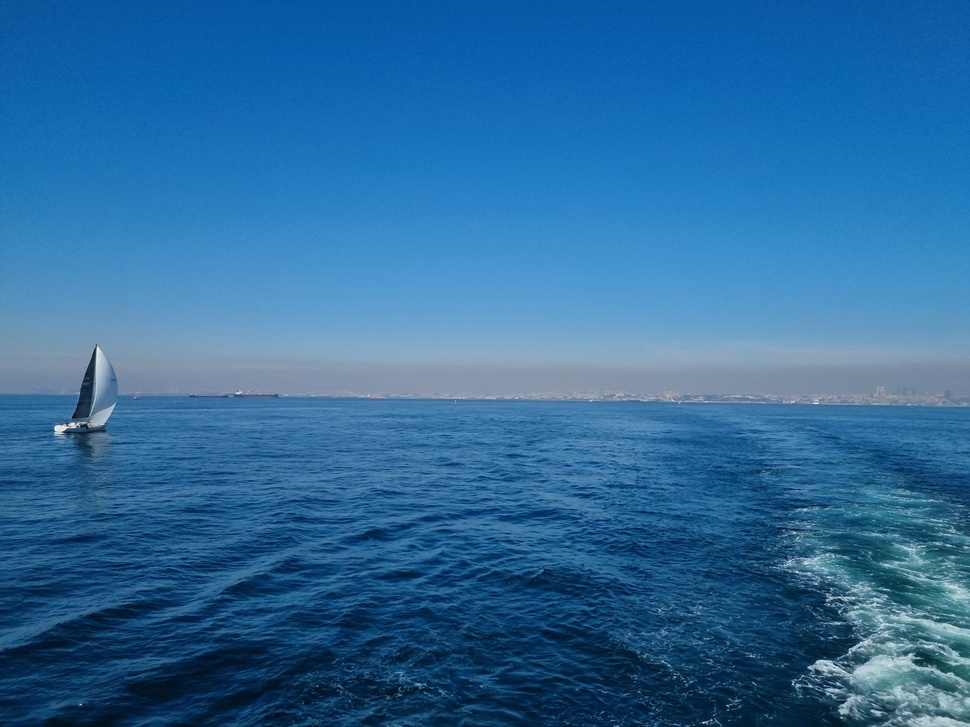
#> input picture original/20220910_114842.jpg, 970 x 727 px, shrunk from 4000 x 3000 before the run; its folder holds only this picture in this run
$ python Blur_generator.py
#> lines starting #> are read from the running program, lines starting #| are printed output that depends on the picture
import cv2
import os

base_dir = os.path.dirname(os.path.abspath(__file__))
input_folder = os.path.join(base_dir, "original")

sigmas = [2, 4, 6, 8]

for sigma in sigmas:
    os.makedirs(f"blurred_sigma{sigma}", exist_ok=True)

for filename in os.listdir(input_folder):
    if filename.lower().endswith((".jpg", ".jpeg", ".png")):

        img_path = os.path.join(input_folder, filename)

        image = cv2.imread(img_path, cv2.IMREAD_COLOR)
#> image is the input picture: shape (727, 970, 3); mean B, G, R 156.5, 106.8, 45.1

        #  KRİTİK KONTROL
        if image is None:
            print("HATA: açılamadı ->", img_path)
            continue

        for sigma in sigmas:

            ksize = int(6 * sigma + 1)
            if ksize % 2 == 0:
                ksize += 1

            blurred = cv2.GaussianBlur(image, (ksize, ksize), sigma)

            output_path = os.path.join(f"blurred_sigma{sigma}", filename)
            cv2.imwrite(output_path, blurred)
#> this loop made 4 passes
#> pass 2, `blurred = cv2.GaussianBlur(image, (ksize, ksize), sigma)`:
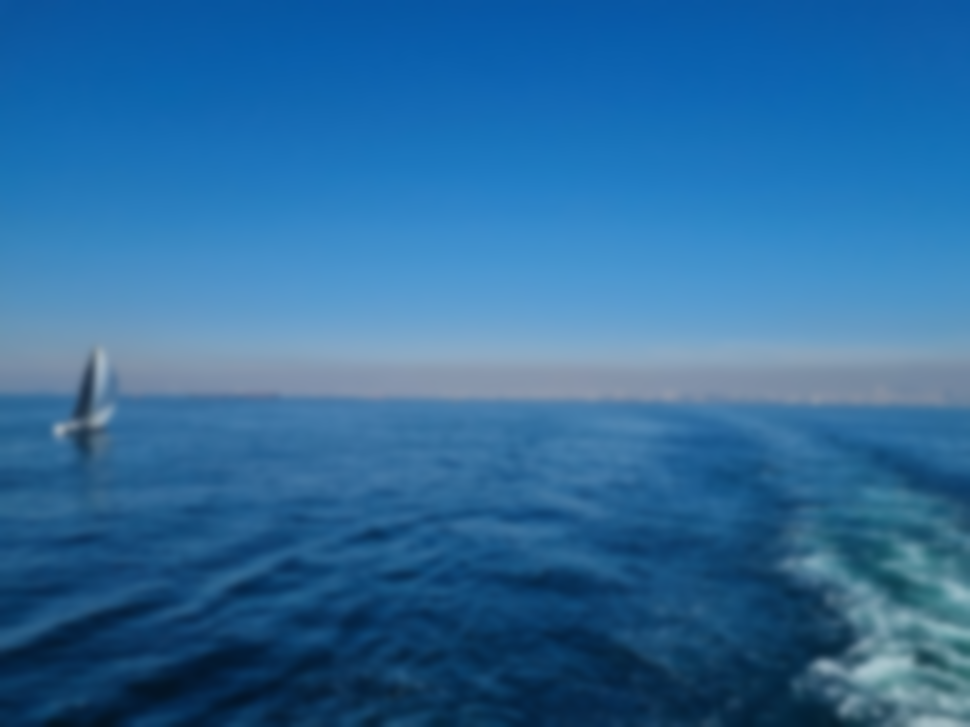
#> blurred: shape (727, 970, 3); mean B, G, R 156.5, 106.8, 45.1

print("Blur işlemi tamamlandı.")

$ run again, on original/20220910_163900.jpg
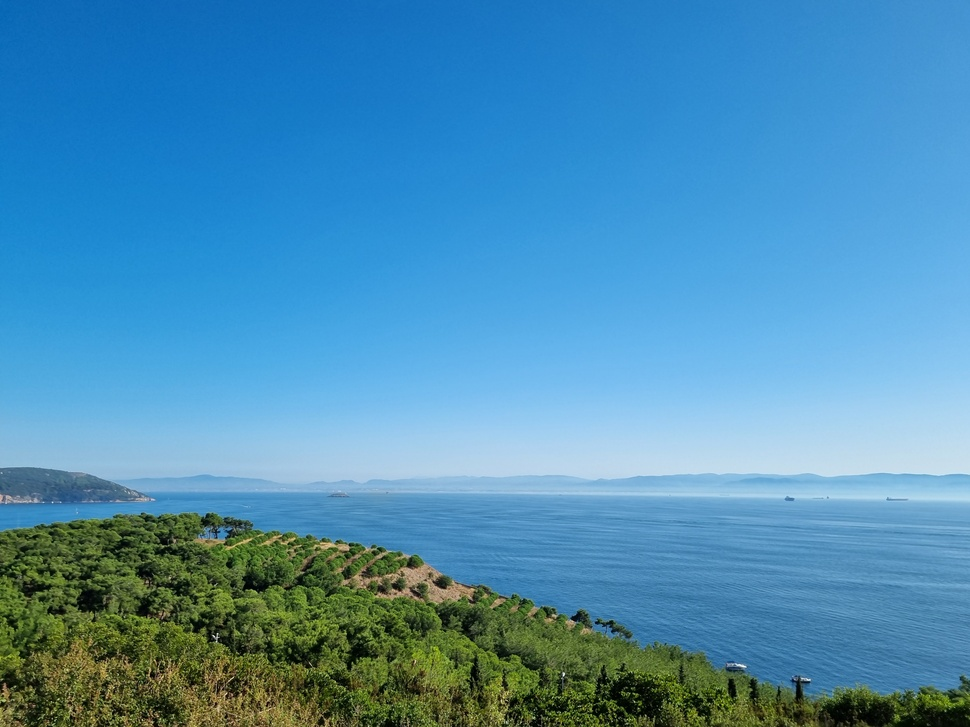
#> input picture original/20220910_163900.jpg, 970 x 727 px, shrunk from 4000 x 3000 before the run
#> image is the input picture: shape (727, 970, 3); mean B, G, R 180.7, 142.6, 75.2
#> the loop `for sigma in sigmas: ` made 4 passes
#> pass 2, `blurred = cv2.GaussianBlur(image, (ksize, ksize), sigma)`:
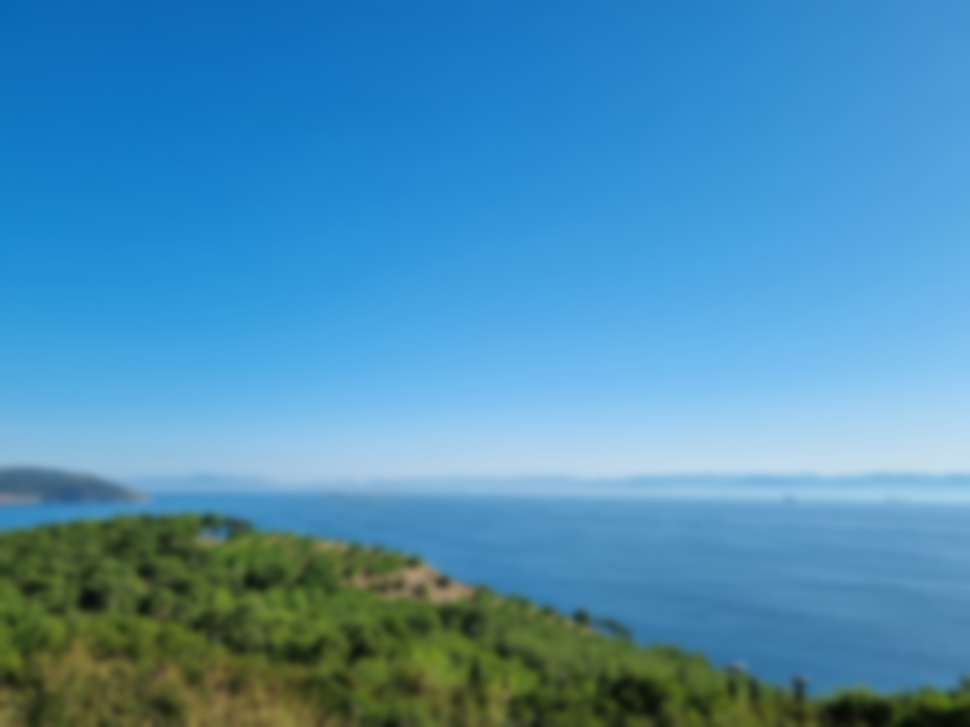
#> blurred: shape (727, 970, 3); mean B, G, R 180.7, 142.6, 75.2

$ run again, on original/20220910_164332.jpg
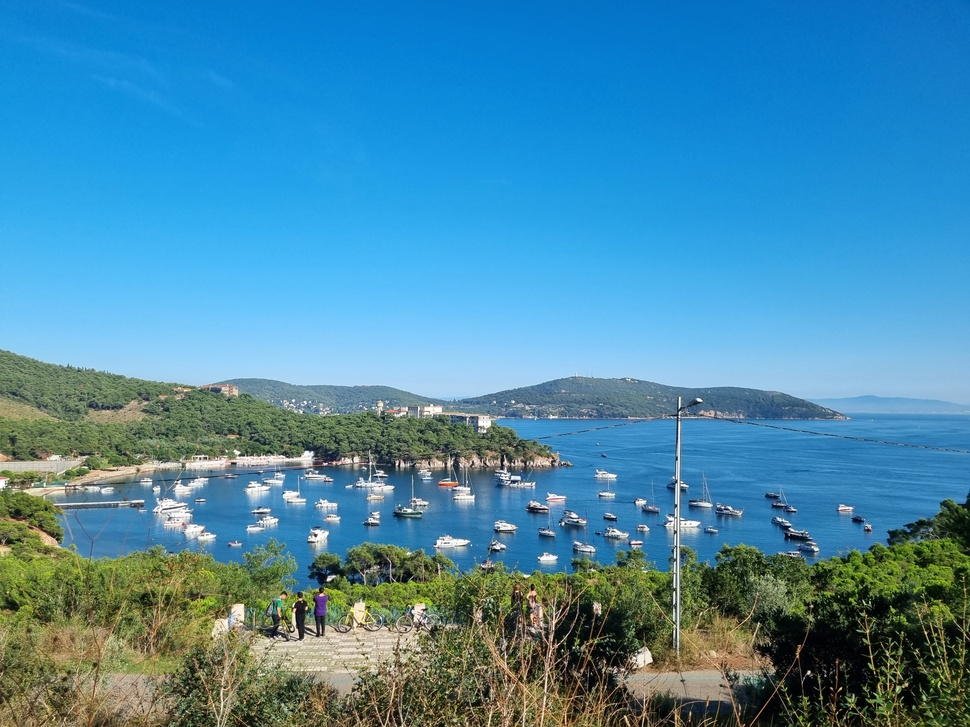
#> input picture original/20220910_164332.jpg, 970 x 727 px, shrunk from 4000 x 3000 before the run
#> image is the input picture: shape (727, 970, 3); mean B, G, R 170.4, 138.5, 71.7
#> the loop `for sigma in sigmas: ` made 4 passes
#> pass 1, `blurred = cv2.GaussianBlur(image, (ksize, ksize), sigma)`:
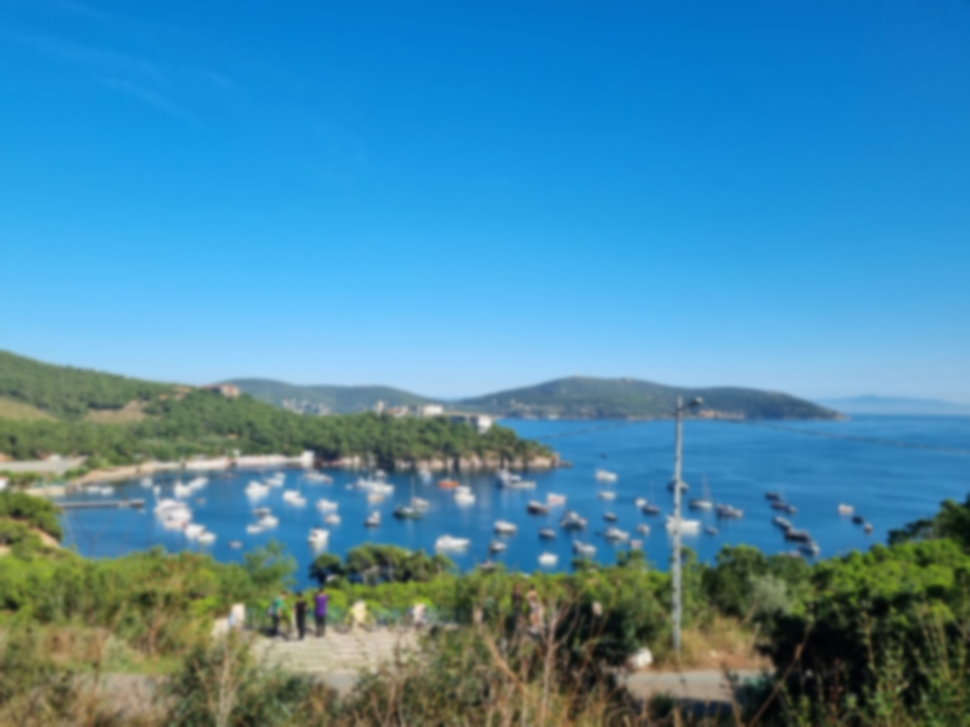
#> blurred: shape (727, 970, 3); mean B, G, R 170.4, 138.5, 71.7
#> pass 3, `blurred = cv2.GaussianBlur(image, (ksize, ksize), sigma)`:
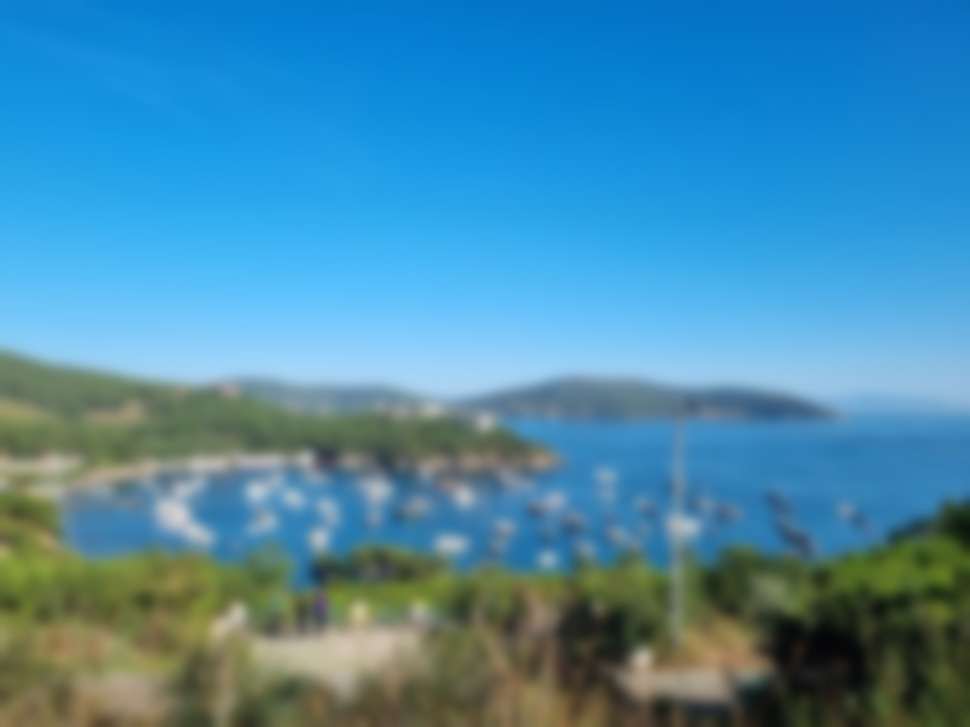
#> blurred: shape (727, 970, 3); mean B, G, R 170.4, 138.5, 71.7

$ run again, on original/20220919_185019.jpg
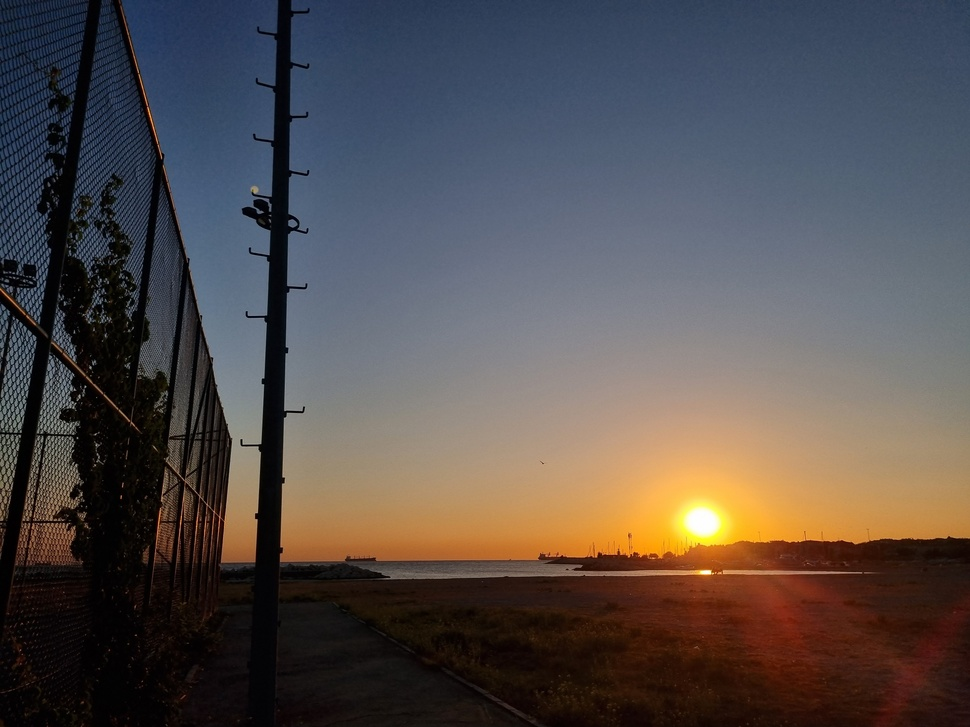
#> input picture original/20220919_185019.jpg, 970 x 727 px, shrunk from 4000 x 3000 before the run
#> image is the input picture: shape (727, 970, 3); mean B, G, R 76.8, 77.5, 83.9
#> the loop `for sigma in sigmas: ` made 4 passes
#> pass 2, `blurred = cv2.GaussianBlur(image, (ksize, ksize), sigma)`:
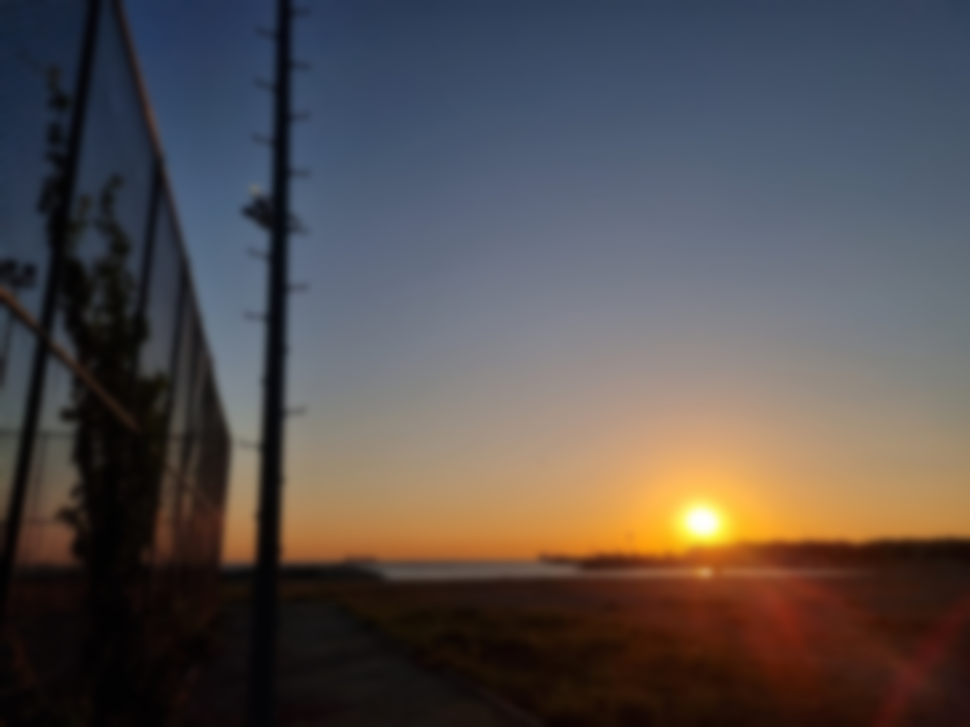
#> blurred: shape (727, 970, 3); mean B, G, R 76.8, 77.5, 83.9

$ run again, on original/20220910_121139.jpg
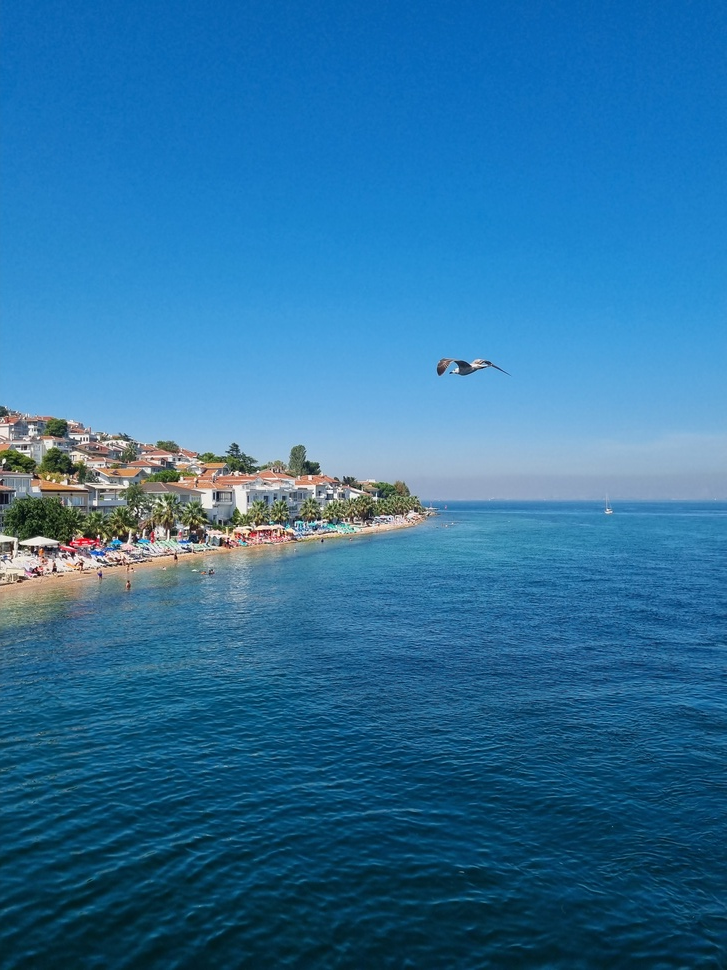
#> input picture original/20220910_121139.jpg, 727 x 970 px, shrunk from 3000 x 4000 before the run
#> image is the input picture: shape (970, 727, 3); mean B, G, R 159.8, 113.5, 45
#> the loop `for sigma in sigmas: ` made 4 passes
#> pass 2, `blurred = cv2.GaussianBlur(image, (ksize, ksize), sigma)`:
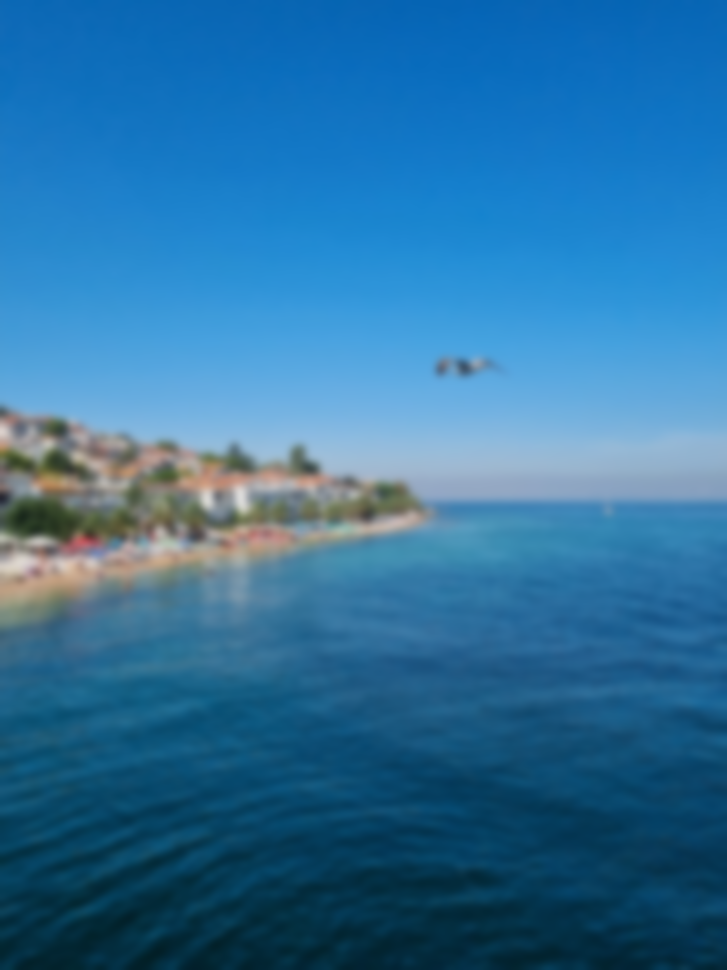
#> blurred: shape (970, 727, 3); mean B, G, R 159.8, 113.5, 45
